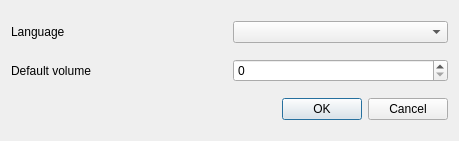
<?xml version="1.0" encoding="UTF-8"?>
<ui version="4.0">
 <class>SettingsDialog</class>
 <widget class="QDialog" name="SettingsDialog">
  <property name="geometry">
   <rect>
    <x>0</x>
    <y>0</y>
    <width>459</width>
    <height>141</height>
   </rect>
  </property>
  <property name="windowTitle">
   <string>Settings</string>
  </property>
  <layout class="QGridLayout" name="gridLayout_2">
   <item row="0" column="1">
    <widget class="QComboBox" name="comboBox"/>
   </item>
   <item row="0" column="0">
    <layout class="QGridLayout" name="gridLayout">
     <property name="leftMargin">
      <number>0</number>
     </property>
     <item row="1" column="0">
      <widget class="QLabel" name="label">
       <property name="text">
        <string>Language</string>
       </property>
      </widget>
     </item>
    </layout>
   </item>
   <item row="2" column="0" colspan="2">
    <widget class="QDialogButtonBox" name="buttonBox">
     <property name="orientation">
      <enum>Qt::Horizontal</enum>
     </property>
     <property name="standardButtons">
      <set>QDialogButtonBox::Cancel|QDialogButtonBox::Ok</set>
     </property>
    </widget>
   </item>
   <item row="1" column="0">
    <widget class="QLabel" name="label_2">
     <property name="text">
      <string>Default volume</string>
     </property>
    </widget>
   </item>
   <item row="1" column="1">
    <widget class="QSpinBox" name="spinBox"/>
   </item>
  </layout>
 </widget>
 <resources/>
 <connections>
  <connection>
   <sender>buttonBox</sender>
   <signal>accepted()</signal>
   <receiver>SettingsDialog</receiver>
   <slot>accept()</slot>
   <hints>
    <hint type="sourcelabel">
     <x>248</x>
     <y>254</y>
    </hint>
    <hint type="destinationlabel">
     <x>157</x>
     <y>274</y>
    </hint>
   </hints>
  </connection>
  <connection>
   <sender>buttonBox</sender>
   <signal>rejected()</signal>
   <receiver>SettingsDialog</receiver>
   <slot>reject()</slot>
   <hints>
    <hint type="sourcelabel">
     <x>316</x>
     <y>260</y>
    </hint>
    <hint type="destinationlabel">
     <x>286</x>
     <y>274</y>
    </hint>
   </hints>
  </connection>
 </connections>
</ui>
